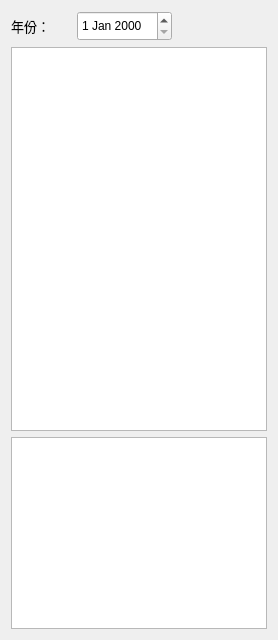
      <widget class="QWidget" name="page_9">
       <layout class="QGridLayout" name="gridLayout_14">
        <item row="0" column="0">
         <layout class="QHBoxLayout" name="horizontalLayout_12">
          <item>
           <widget class="QLabel" name="label_11">
            <property name="minimumSize">
             <size>
              <width>60</width>
              <height>20</height>
             </size>
            </property>
            <property name="font">
             <font>
              <family>微软雅黑</family>
              <pointsize>10</pointsize>
              <weight>50</weight>
              <italic>false</italic>
              <bold>false</bold>
             </font>
            </property>
            <property name="text">
             <string>年份：</string>
            </property>
           </widget>
          </item>
          <item>
           <widget class="QDateEdit" name="dateEdit">
            <property name="minimumSize">
             <size>
              <width>0</width>
              <height>30</height>
             </size>
            </property>
           </widget>
          </item>
          <item>
           <spacer name="horizontalSpacer_6">
            <property name="orientation">
             <enum>Qt::Horizontal</enum>
            </property>
            <property name="sizeHint" stdset="0">
             <size>
              <width>40</width>
              <height>20</height>
             </size>
            </property>
           </spacer>
          </item>
         </layout>
        </item>
        <item row="1" column="0">
         <layout class="QVBoxLayout" name="verticalLayout_9" stretch="0,1">
          <item>
           <widget class="QTableWidget" name="yearInfoTable">
            <property name="minimumSize">
             <size>
              <width>0</width>
              <height>384</height>
             </size>
            </property>
           </widget>
          </item>
          <item>
           <widget class="QTextEdit" name="textEdit">
            <property name="maximumSize">
             <size>
              <width>16777215</width>
              <height>410</height>
             </size>
            </property>
            <property name="font">
             <font>
              <family>华文楷体</family>
              <pointsize>20</pointsize>
             </font>
            </property>
            <property name="html">
             <string>&lt;!DOCTYPE HTML PUBLIC &quot;-//W3C//DTD HTML 4.0//EN&quot; &quot;http://www.w3.org/TR/REC-html40/strict.dtd&quot;&gt;
&lt;html&gt;&lt;head&gt;&lt;meta name=&quot;qrichtext&quot; content=&quot;1&quot; /&gt;&lt;style type=&quot;text/css&quot;&gt;
p, li { white-space: pre-wrap; }
&lt;/style&gt;&lt;/head&gt;&lt;body style=&quot; font-family:'华文楷体'; font-size:20pt; font-weight:400; font-style:normal;&quot;&gt;
&lt;p style=&quot;-qt-paragraph-type:empty; margin-top:0px; margin-bottom:0px; margin-left:0px; margin-right:0px; -qt-block-indent:0; text-indent:0px; font-family:'SimSun'; font-size:9pt;&quot;&gt;&lt;br /&gt;&lt;/p&gt;&lt;/body&gt;&lt;/html&gt;</string>
            </property>
           </widget>
          </item>
         </layout>
        </item>
       </layout>
      </widget>
